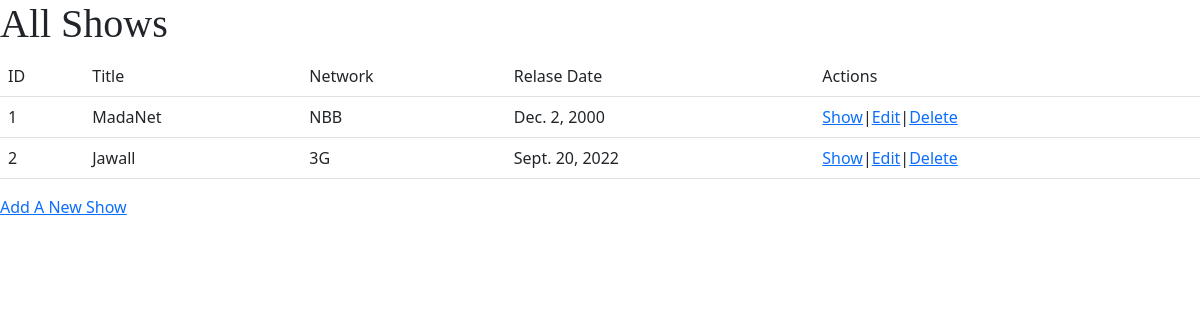
The app's page /shows, older data.
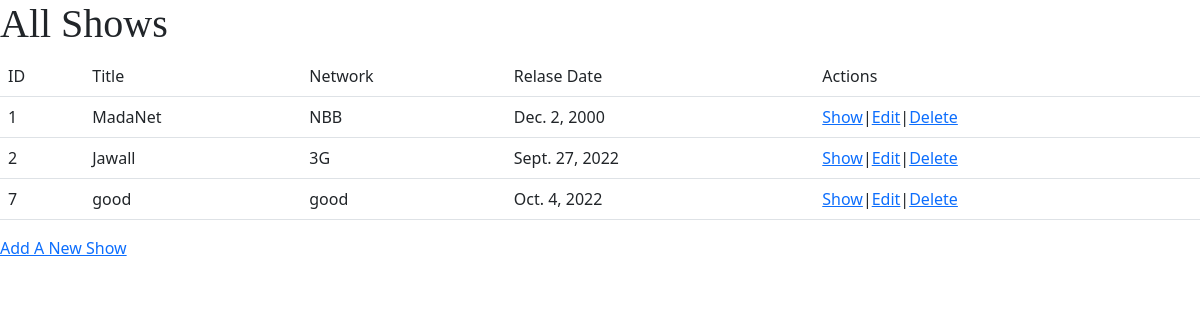
The same page, newer data.
### firstapp/models.py (models this page shows)
class Show(models.Model):
    title = models.CharField(max_length=75)
    nets = models.CharField(max_length=4)
    release_date = models.DateField()
    desc = models.TextField(default="This is a show description")
    created_at = models.DateTimeField(auto_now_add=True)
    updated_at = models.DateTimeField(auto_now=True)
    objects = ShowManager()

### firstapp/views.py (the view)
# urls.py: path('shows', views.allshow),
def allshow(request):
    context = {
        'allshow': Show.objects.all(),
    }
    return render(request, 'All_Show.html', context)

### firstapp/templates/All_Show.html (shortened to what this page needs)
<!DOCTYPE html>
<html lang="en">
<head>
    <link href="https://cdn.jsdelivr.net/npm/bootstrap@5.2.1/dist/css/bootstrap.min.css" rel="stylesheet"
>
</head>
<body>
    <h1>All Shows</h1>
    <section>
        <table class="table align-middle ">
            <thead>
                <tr>
                    <td scope="col">ID</td>
                    <td scope="col">Title</td>
                    <td scope="col">Network</td>
                    <td scope="col">Relase Date</td>
                    <td scope="col">Actions</td>
                </tr>
            </thead>
            <tbody>
                {% for x in allshow %}
                <tr>
                    <td scope="col">{{x.id}}<a href="#"></a></td>
                    <td scope="col">{{x.title}}</td>
                    <td scope="col">{{x.nets}}</td>
                    <td scope="col">{{x.release_date}}</td>
                    <td scope="col"><span><a href="/shows/{{x.id}}">Show</a></span>|<span><a
                                href="/shows/{{x.id}}/edit">Edit</a></span></span>|<span><a
                                href="/shows/{{x.id}}/delete">Delete</a></span></td>
                </tr>
                {% endfor %}
            </tbody>
        </table>
        <p><a href="/shows/new">Add A New Show</a></p>
    </section>
</body>
</html>

### firstapp/templates/All_Show.html (style rules this page uses)
h1 { text-align: start; font-family: Cambria, Cochin, Georgia, Times, 'Times New Roman', serif; }

Row changes from the older to the newer data that the page shows:
changed Show "Jawall": release_date "Sept. 20, 2022" → "Sept. 27, 2022"
added Show: id "7", title "good", nets "good", release_date "Oct. 4, 2022"
